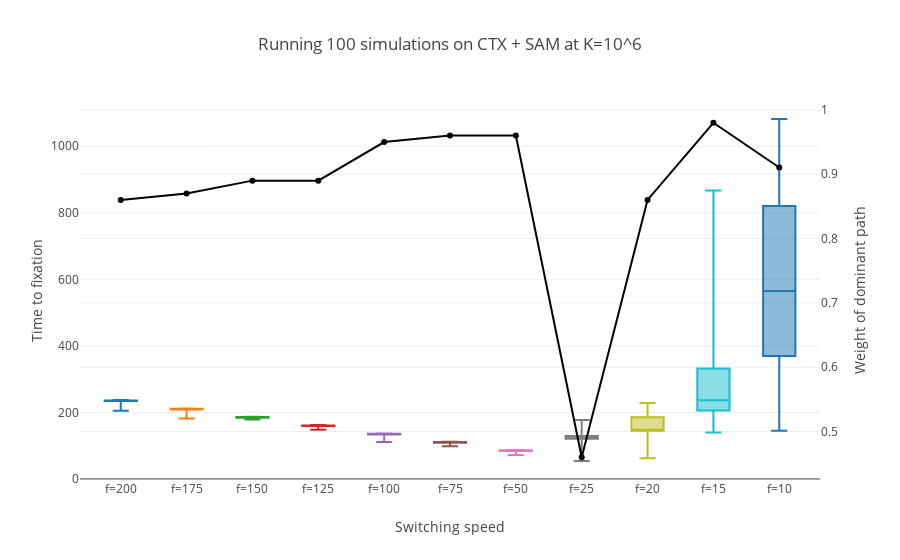

Notebook code cell kept with this figure:
### Markdown cell above
### K=10^6

### Code cell
#display(table_switching(pairs[0], carrying_cap=10**6, prob_mutation=10**-5))
box_switching(pairs[0], k=6)
